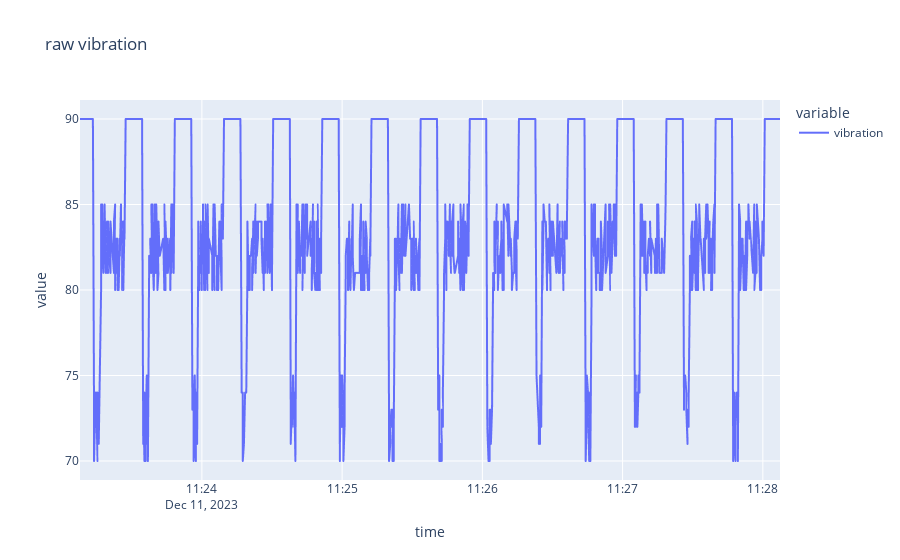

Notebook cell for this chart:
### Code cell
query = '''SELECT vibration FROM machine_data WHERE "machineID" = 'machine2' AND time >= now() - 5m'''
table = client.query(query=query, language="influxql")
normal_data = table.to_pandas().drop(columns=['iox::measurement']).set_index('time').dropna()
print(normal_data)
fig = px.line(normal_data, y=["vibration"], title='raw vibration')
fig.show()

### Figure 1 — Plotly figure (JSON) as saved in the notebook; plotly's stock layout.template omitted (floating-point values rounded to 4 significant figures; data arrays with more than 128 entries replaced by an {"elided": "..."} marker saying what was removed)
{"data": [{"hovertemplate": "variable=vibration<br>time=%{x}<br>value=%{y}<extra></extra>", "legendgroup": "vibration", "line": {"color": "#636efa", "dash": "solid"}, "marker": {"symbol": "circle"}, "mode": "lines", "name": "vibration", "showlegend": true, "type": "scattergl", "x": {"elided": "1109 str values"}, "xaxis": "x", "y": {"elided": "1109 int values"}, "yaxis": "y"}], "layout": {"legend": {"title": {"text": "variable"}, "tracegroupgap": 0}, "title": {"text": "raw vibration"}, "xaxis": {"anchor": "y", "domain": [0, 1], "title": {"text": "time"}}, "yaxis": {"anchor": "x", "domain": [0, 1], "title": {"text": "value"}}}}
